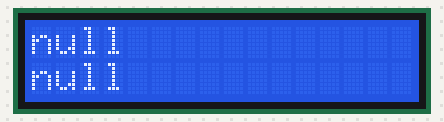
Simulated run of this sketch. Board: ESP8266 (NodeMCU). Parts: 16×2 character LCD. WiFi joins after 1.5 s; servers stay silent unless stated; uploads are accepted with an empty reply; what the sketch prints to the serial monitor is not drawn.

Above: at 4.9 s.

The sketch:

esp8266_1602A.ino
```cpp
#include <ESP8266WiFi.h>
#include <WiFiClient.h>
#include <ArduinoJson.h>
#include <LiquidCrystal.h>
#include <DNSServer.h>
#include <ESP8266WebServer.h>
#include <WiFiManager.h>
extern "C" {
#include "user_interface.h"
}

// example json
// {"play": "line one:  ", "captain": "line two"}

const char* host     = "foo.bar.tld"; //domain, no slashes
String path          = "/display.json"; // path to json beginning with slash (ex: /display)

LiquidCrystal lcd(D7, D6, D5, D1 , D2, D3);

void configModeCallback (WiFiManager *myWiFiManager) {
  Serial.println("Entered config mode");
  Serial.println(WiFi.softAPIP());
  Serial.println(myWiFiManager->getConfigPortalSSID());
}

void setup() {
  WiFiManager wifiManager;
  wifiManager.setAPCallback(configModeCallback);
  Serial.println("IP address: " + WiFi.localIP());
  if(!wifiManager.autoConnect()) {
    Serial.println("failed to connect and hit timeout");
    ESP.reset();
    delay(1000);
  }
  Serial.println("connected");
  wifi_station_set_hostname("opslcd");
  Serial.begin(115200);
  lcd.begin(16, 2);
  delay(10);
}

void loop() {
  Serial.print("connecting to ");
  Serial.println(host);
  WiFiClient client;
  const int httpPort = 80;
  if (!client.connect(host, httpPort)) {
    Serial.println("connection failed");
    return;
  }

  client.print(String("GET ") + path + " HTTP/1.1\r\n" +
               "Host: " + host + "\r\n" +
               "Connection: keep-alive\r\n\r\n");

  delay(3000);

  int dir = 0;
  while(client.available()){
    String line = client.readStringUntil('\r');
    Serial.print(line);

    DynamicJsonBuffer jsonBuffer;
    JsonObject& root = jsonBuffer.parseObject(line);
    String play    = root[String("play")];
    String captain = root[String("captain")];

    Serial.println(play);
    Serial.println(captain);

    lcd.setCursor(0, 0);
    lcd.print(play);
    lcd.setCursor(0, 2);
    lcd.print(captain);

  }
  Serial.print("closing connection. ");
}
```
